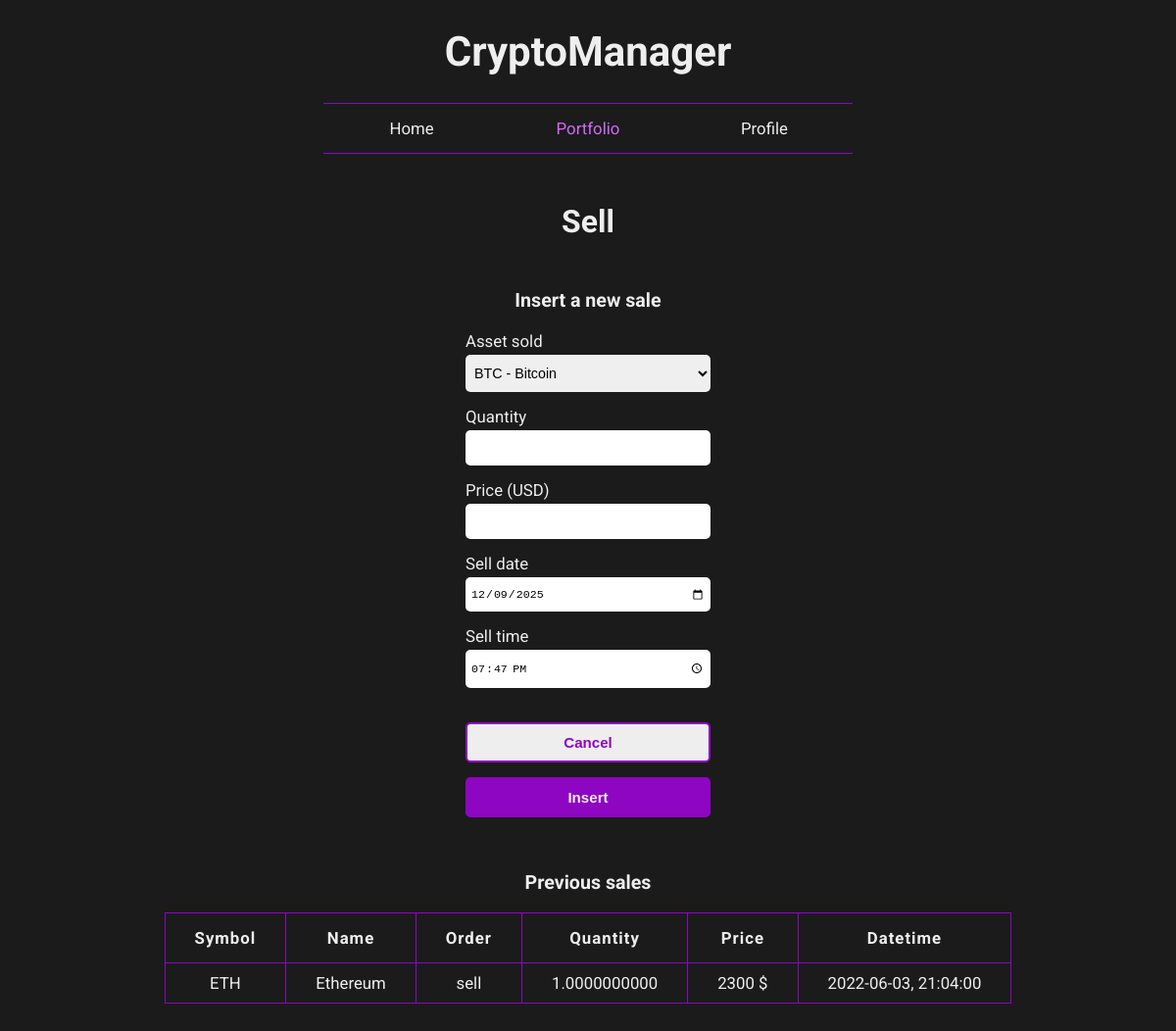
Screenshot of /portfolio/sell.php (signed in) with the database file from the repository.
### tables this page shows
CREATE TABLE `operations` (
  `idOperation` int(11) NOT NULL,
  `orderType` char(4) NOT NULL,
  `price` decimal(20,10) NOT NULL,
  `quantity` decimal(20,10) NOT NULL,
  `idAsset` int(11) NOT NULL,
  `symbol` char(5) NOT NULL,
  `assetName` char(30) DEFAULT NULL,
  `execDate` date NOT NULL,
  `execTime` time NOT NULL,
  `user` int(11) NOT NULL
);

### portfolio/sell.php (the view, shortened to what this page needs)
<!DOCTYPE html>
<html lang="en" dir="ltr">
  <head>
    <link rel="stylesheet" href="../css/general.css">
    <link rel="stylesheet" href="../css/portfolio.css">
  </head>
  <body>
    <header>
      <h1>CryptoManager</h1>
    </header>
    <nav>
      <table>
        <thead>
          <th><a href="../index.php">Home</a></th>
          <th><span class="current">Portfolio</span></th>
          <th><a href="../private/profile.php">Profile</a></th>
        </thead>
      </table>
    </nav>
    <main>
      <h2>Sell</h2>
      <form class="operation" action="sell.php" method="post">
        <h3>Insert a new sale</h3>
        <label for="asset">Asset sold</label>
        <select name="asset">
          <?php
            $con = mysqli_connect("127.0.0.1", "root", "", "PortfolioDB") or die(mysqli_connect_error());
            $q = "SELECT idAsset, symbol, assetName FROM assets WHERE user = ".$_SESSION["idUser"];
            $res = mysqli_query($con, $q) or die("Query error");
            while ($row = mysqli_fetch_array($res)) {
              echo "<option value='".$row["idAsset"]."'>".$row["symbol"]." - "
                .$row["assetName"]."</option>";
            }
          ?>
        </select><br>
        <label for="quantity">Quantity </label>
        <input type="number" name="quantity" min="0" step=".0000000001" maxlength="20" required><br>
        <label for="price">Price (USD) </label>
        <input type="number" name="price" min="0" step=".0000000001" maxlength="20" required><br>
        <label for="date">Sell date </label>
        <input type="date" name="date" value="<?php echo date("Y-m-d"); ?>" required><br>
        <label for="time">Sell time </label>
        <input type="time" name="time" value="<?php echo date("H:i"); ?>" required><br>
        <div class="buttons">
          <button class="cancel" type="button" onclick="window.open('../private/portfolio.php', '_self')">Cancel</button>
          <button class="submit" type="submit">Insert</button>
        </div>
      </form>
      <div class="operation">
        <h3>Previous sales</h3>
        <table>
          <thead>
            <th>Symbol</th>
            <th>Name</th>
            <th>Order</th>
            <th>Quantity</th>
            <th>Price</th>
            <th>Datetime</th>
          </thead>
          <tbody>
            <?php
            $con = mysqli_connect("127.0.0.1", "root", "", "PortfolioDB") or die(mysqli_connect_error());
            $q = "SELECT * FROM operations WHERE user = ".$_SESSION["idUser"];
            $q .= " AND orderType = 'sell' ORDER BY execDate DESC, execTime DESC";
            $res = mysqli_query($con, $q) or die("Query error");
            while ($row = mysqli_fetch_array($res)) {
              echo "<tr><td>".$row["symbol"]."</td><td class='left'>".$row["assetName"]
              ."</td><td>".$row["orderType"]."</td><td>".$row["quantity"]."</td><td>";
              if ($row["price"] < 1) {
                echo round($row["price"], 5)." $</td>";
              } else {
                echo round($row["price"], 2)." $</td>";
              }
              echo "<td>".$row["execDate"].", ".$row["execTime"]."</td></tr>";
            }
            ?>
          </tbody>
        </table>
      </div>
    </main>
  </body>
</html>

### css/general.css (style rules this page uses)
:root { --bg: #1b1b1b; --text: #eeeeee; --primaryDark: #8e05c2; --primaryLight: #d269fc; --green: #41c941; --red: #f53c3c; }
body { margin: 0; background-color: var(--bg); text-align: center; color: var(--text); font-family: 'Roboto', sans-serif; font-size: 105%; }
a { color: var(--text); text-decoration: none; }
span.current { color: var(--primaryLight); }
h1 { font-size: 250%; }
.left { text-align: left; }
nav table { margin: auto; border-top: 1px solid var(--primaryDark); border-bottom: 1px solid var(--primaryDark); border-collapse: collapse; }
nav th { width: 150px; padding: 15px; font-weight: normal; }
main { width: 80%; margin: 50px auto; }

### css/portfolio.css (style rules this page uses)
h2 { font-size: 190%; margin: 10px; }
form.operation { width: 250px; margin: 50px auto 0px; text-align: left; }
.operation h3 { text-align: center; }
.operation input { width: 240px; margin: 4px auto 15px; padding: 10px 5px; border: 0px; border-radius: 5px; font-size: 85%; }
.operation select { width: 250px; margin: 4px auto 15px; padding: 10px 5px; border: 0px; border-radius: 5px; font-size: 85%; }
div.buttons { margin-top: 20px; }
.operation button { width: 250px; margin-bottom: 15px; padding: 10px 5px; border-radius: 5px; font-size: 90%; font-weight: bold; }
button.cancel { border: 2px solid var(--primaryDark); background-color: var(--text); color: var(--primaryDark); }
button.submit { border: 2px solid var(--primaryDark); background-color: var(--primaryDark); color: var(--text); }
div.operation { margin-top: 40px; }
div.operation table { margin: auto; border: 1px solid var(--primaryDark); border-collapse: collapse; }
.operation th { border: 1px solid var(--primaryDark); padding: 15px 30px; letter-spacing: 1px; }
.operation td { border: 1px solid var(--primaryDark); padding: 10px 30px; }

### rows the page displays
operations: symbol "ETH", assetName "Ethereum", orderType "sell", quantity "1.0000000000", price "2300", execDate "2022-06-03", execTime "21:04:00"

### other values shown
form field asset "BTC - Bitcoin"
